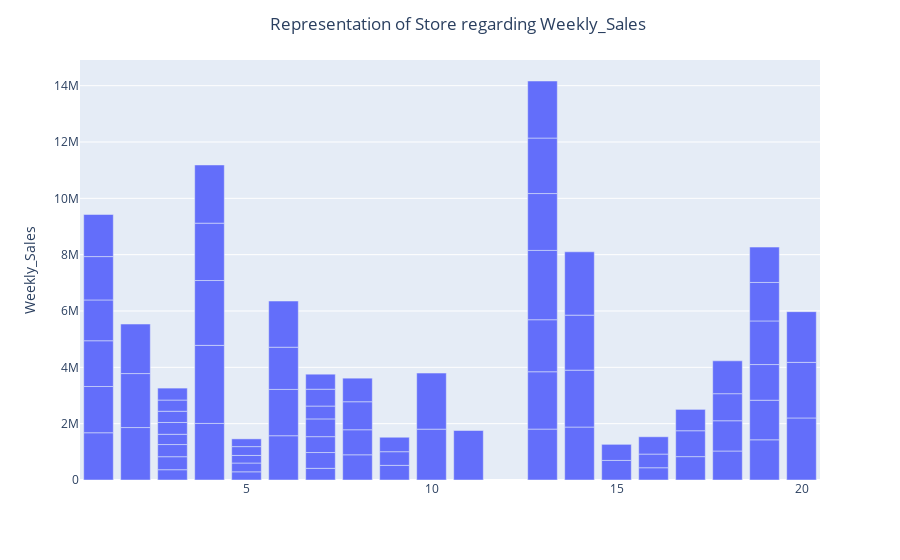

The notebook cell saved with this chart:
### Markdown cell above
Missing values will be replaced by the most frequent value (not holiday), but as we would've supposed there is more sales during normal days.

### Code cell
bar_eda(df, "Store", "Weekly_Sales")

### Figure 1 — Plotly figure (JSON) as saved in the notebook; plotly's stock layout.template omitted (floating-point values rounded to 4 significant figures)
{"data": [{"alignmentgroup": "True", "hovertemplate": "Store=%{x}<br>Weekly_Sales=%{y}<extra></extra>", "legendgroup": "", "marker": {"color": "#636efa", "pattern": {"shape": ""}}, "name": "", "offsetgroup": "", "orientation": "v", "showlegend": false, "textposition": "auto", "type": "bar", "x": [6, 13, 6, 15, 20, 8, 18, 7, 1, 17, 6, 7, 5, 18, 19, 19, 17, 16, 17, 7, 19, 3, 4, 5, 18, 7, 1, 2, 5, 19, 1, 16, 13, 2, 14, 10, 13, 8, 14, 10, 5, 4, 18, 3, 13, 1, 20, 15, 1, 9, 2, 3, 9, 14, 1, 13, 3, 4, 3, 19, 8, 20, 11, 7, 9, 8, 5, 7, 3, 16, 13, 13, 4, 4, 6, 7, 3, 3, 14, 19], "xaxis": "x", "y": [1572000.0, 1808000.0, 1644000.0, 695400.0, 2204000.0, 895100.0, 1030000.0, 414100.0, 1677000.0, 829200.0, 1498000.0, 561100.0, 290900.0, 1074079, 1427000.0, 1405000.0, 919900.0, 435400.0, 757700.0, 563500.0, 1267000.0, 365200.0, 2008000.0, 311900.0, 961200.0, 630000.0, 1642000.0, 1862000.0, 268900.0, 1549000.0, 1624000.0, 485100.0, 2035000.0, 1917000.0, 1879000.0, 1806000.0, 1847000.0, 888800.0, 2021000.0, 1990000.0, 313400.0, 2771000.0, 1166000.0, 461600.0, 2461000.0, 1449000.0, 1973000.0, 570600.0, 1539000.0, 519800.0, 1758000.0, 432000.0, 485400.0, 1954000.0, 1494000.0, 2018000.0, 364100.0, 2303000.0, 419500.0, 1366000.0, 994800.0, 1800000.0, 1757000.0, 457300.0, 513100.0, 836700.0, 275100.0, 597900.0, 398800.0, 614300.0, 1970000.0, 2026000.0, 2036000.0, 2067000.0, 1639000.0, 532700.0, 397000.0, 424500.0, 2249000.0, 1255000.0], "yaxis": "y"}], "layout": {"barmode": "relative", "legend": {"tracegroupgap": 0}, "margin": {"t": 60}, "title": {"text": "Representation of Store regarding Weekly_Sales", "x": 0.3}, "xaxis": {"anchor": "y", "domain": [0, 1], "title": {}}, "yaxis": {"anchor": "x", "domain": [0, 1], "title": {"text": "Weekly_Sales"}}}}
